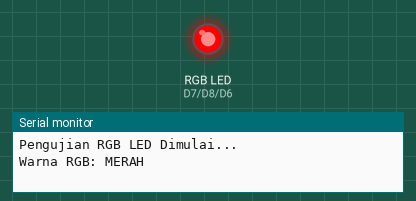
Recording of a sketch running on a simulated ESP8266 (NodeMCU). Shown: an RGB LED mixed from three pins (HIGH = lit), the last lines printed to the serial monitor.

Above: at 0.5 s.
At 1.5 s:
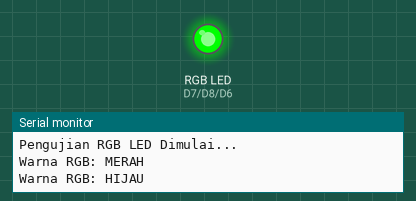
At 5.5 s:
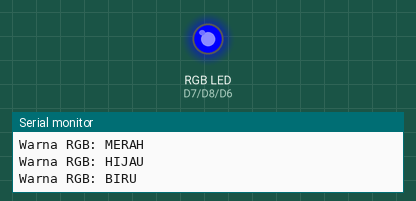
Timing chart, 0 to 6.9 s (numbered marks = the images above):
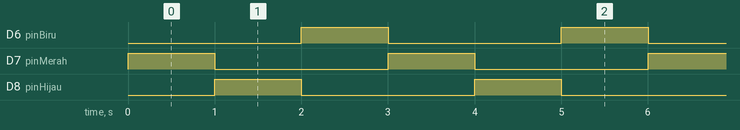

The sketch:

7.Pengujian_RGB.ino
```cpp
// Definisi Pin sesuai routing KasgarIoT R1
int pinMerah = D7;
int pinBiru  = D6;
int pinHijau = D8;

void setup() {
  Serial.begin(9600);
  Serial.println("Pengujian RGB LED Dimulai...");
  pinMode(pinMerah, OUTPUT);
  pinMode(pinBiru, OUTPUT);
  pinMode(pinHijau, OUTPUT);
}

void loop() {
  // 1. Nyalakan warna Merah saja
  digitalWrite(pinMerah, HIGH);
  digitalWrite(pinBiru, LOW);
  digitalWrite(pinHijau, LOW);
  Serial.println("Warna RGB: MERAH");
  delay(1000);

  // 2. Nyalakan warna Hijau saja
  digitalWrite(pinMerah, LOW);
  digitalWrite(pinBiru, LOW);
  digitalWrite(pinHijau, HIGH);
  Serial.println("Warna RGB: HIJAU");
  delay(1000);

  // 3. Nyalakan warna Biru saja
  digitalWrite(pinMerah, LOW);
  digitalWrite(pinBiru, HIGH);
  digitalWrite(pinHijau, LOW);
  Serial.println("Warna RGB: BIRU");
  delay(1000);
}
```

Measured:
- by itself, D6 (pinBiru), D7 (pinMerah), D8 (pinHijau): alternates HIGH for 1.0 s and LOW for 2.0 s
- by itself, everything shown: repeats every 3.0 s, in 3 steps
